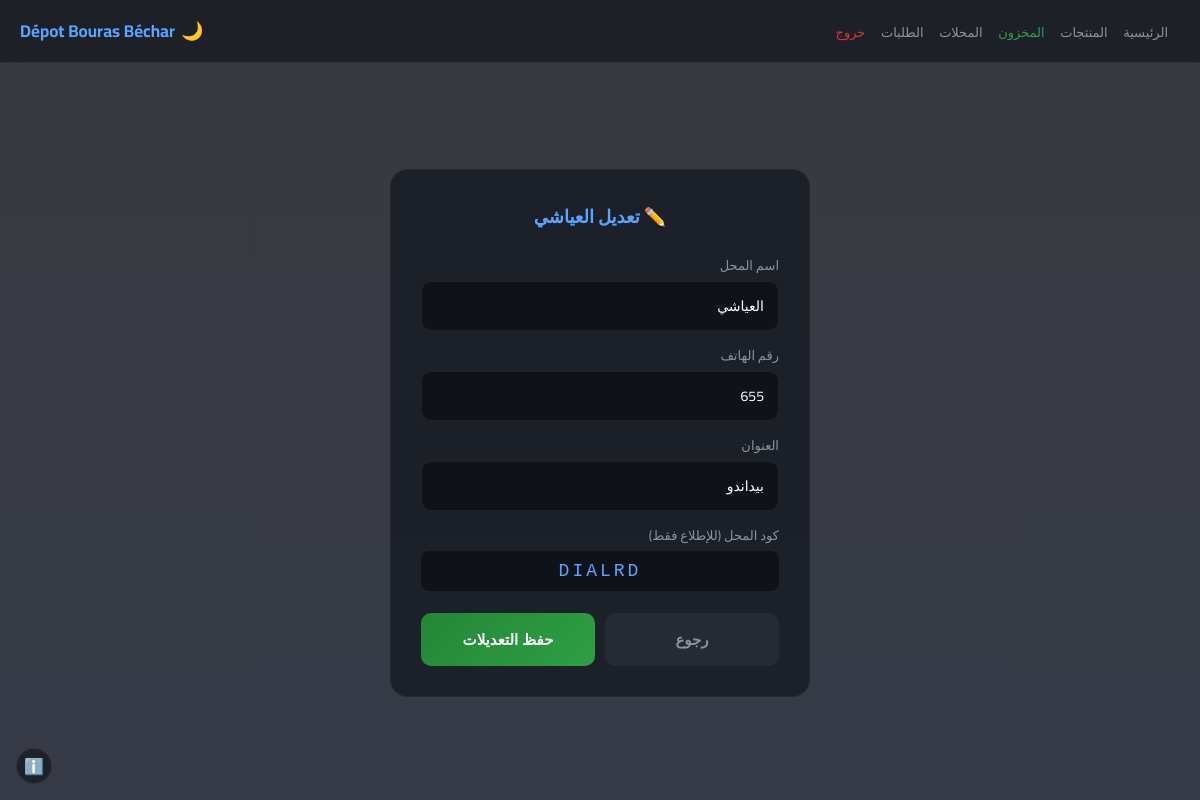
Page /admin/shops/edit/3 (signed in) on the committed database.
### app.py (models this page shows)
class Shop(db.Model):
    __tablename__ = 'shops'
    id = db.Column(db.Integer, primary_key=True)
    name = db.Column(db.String(200), nullable=False)
    code = db.Column(db.String(20), unique=True, nullable=False)
    phone = db.Column(db.String(50))
    address = db.Column(db.String(300))
    created_at = db.Column(db.DateTime, default=datetime.now)

### app.py (the view)
@app.route('/admin/shops/edit/<int:id>', methods=['GET', 'POST'])
@admin_required
def edit_shop(id):
    shop = db.session.get(Shop, id)
    if not shop:
        return redirect(url_for('manage_shops'))
    if request.method == 'POST':
        shop.name = request.form['name']
        shop.phone = request.form.get('phone', '')
        shop.address = request.form.get('address', '')
        db.session.commit()
        return redirect(url_for('manage_shops'))
    return render_template('shop_edit.html', shop=shop)

### app.py (called while the page is built)
def get_public_url():
    if app.config['PUBLIC_URL']:
        return app.config['PUBLIC_URL'].rstrip('/') + '/'
    try:
        return request.host_url
    except:
        return 'https://'

@app.context_processor
def inject_globals():
    return {
        'shop_name': app.config['SHOP_NAME'],
        'shop_tagline': app.config['SHOP_TAGLINE'],
        'public_url': get_public_url()
    }

def admin_required(f):
    @wraps(f)
    def decorated(*args, **kwargs):
        if not session.get('admin_logged_in'):
            return redirect(url_for('admin_login'))
        return f(*args, **kwargs)
    return decorated

### templates/shop_edit.html (shortened to what this page needs)
<!DOCTYPE html>
<html lang="ar" dir="rtl" data-theme="dark">
<head>
</head>
<body>
<div class="topbar">
  <div>
    <a href="{{ url_for('admin') }}">الرئيسية</a>
    <a href="{{ url_for('manage_products') }}">المنتجات</a>
    <a href="{{ url_for('manage_stock') }}" style="color:var(--accent-green)">المخزون</a>
    <a href="{{ url_for('manage_shops') }}">المحلات</a>
    <a href="{{ url_for('view_orders') }}">الطلبات</a>
    <a href="{{ url_for('admin_logout') }}" style="color:var(--accent-red)">خروج</a>
  </div>
  <div style="display:flex;align-items:center">
    <button class="theme-btn" onclick="toggleTheme()" id="themeBtn" title="تغيير الثيم">🌙</button>
    <h1><span>{{ shop_name }}</span></h1>
  </div>
</div>
<div class="container">
  <div class="card">
    <h2>✏️ تعديل {{ shop.name }}</h2>
    <form method="POST">
      <label>اسم المحل</label>
      <input type="text" name="name" value="{{ shop.name }}" required>
      <label>رقم الهاتف</label>
      <input type="text" name="phone" value="{{ shop.phone or '' }}">
      <label>العنوان</label>
      <input type="text" name="address" value="{{ shop.address or '' }}">
      <label>كود المحل (للإطلاع فقط)</label>
      <div class="code-display">{{ shop.code }}</div>
      <div class="btn-row">
        <a href="{{ url_for('manage_shops') }}" class="btn-back">رجوع</a>
        <button type="submit" class="btn-save">حفظ التعديلات</button>
      </div>
    </form>
  </div>
</div>
<button class="info-btn" onclick="showInfo()" title="معلومات الموقع">ℹ️</button>
</body>
</html>

### templates/shop_edit.html (style rules this page uses)
:root,[data-theme="dark"] { --bg:linear-gradient(rgba(11,14,20,0.82),rgba(26,31,46,0.88)),url('https://images.unsplash.com/photo-1768176136613-96a7bfc0049e?fm=jpg&q=60&w=1920');--topbar-bg:rgba(11,14,20,0.55);--card-bg:rgba(22,27,34,0.8);--card-border:rgba(255,255,255,0.04);--text:#fff;--text-muted:#8B949E;--text-dim:#484F58;--accent:#58A6FF;--accent-green:#2EA043;--accent-red:#DA3633;--btn-bg:rgba(48,54,61,0.5);--btn-hover:rgba(88,166,255,0.15);--input-bg:rgba(13,17,23,0.8);--input-border:rgba(48,54,61,0.5);--border:rgba(255,255,255,0.08);--shadow:0 25px 60px rgba(0,0,0,0.5) }
* { margin:0;padding:0;box-sizing:border-box }
.info-btn { position:fixed;bottom:16px;left:16px;z-index:999;width:36px;height:36px;border-radius:50%;background:var(--topbar-bg);backdrop-filter:blur(8px);border:1px solid var(--border);color:var(--text-muted);font-size:16px;cursor:pointer;display:flex;align-items:center;justify-content:center;transition:all 0.2s }
body { font-family:'Cairo',sans-serif;background:var(--bg);background-size:cover;background-position:center;background-attachment:fixed;color:var(--text);min-height:100vh;transition:background 0.3s,color 0.3s }
.topbar { background:var(--topbar-bg);backdrop-filter:blur(12px);padding:14px 20px;display:flex;justify-content:space-between;align-items:center;border-bottom:1px solid var(--border);position:sticky;top:0;z-index:50;transition:background 0.3s }
.topbar h1 { font-size:17px;font-weight:700 }
.topbar h1 span { color:var(--accent) }
.topbar a { color:var(--text-muted);text-decoration:none;font-size:13px;margin-right:12px }
.theme-btn { background:none;border:none;color:var(--text-muted);font-size:18px;cursor:pointer;padding:6px;border-radius:10px;transition:all 0.2s;margin-right:12px }
.container { display:flex;align-items:center;justify-content:center;padding:40px 20px;min-height:calc(100vh - 60px) }
.card { background:var(--card-bg);border:1px solid var(--card-border);border-radius:18px;padding:30px;width:420px;max-width:90%;transition:background 0.3s }
.card h2 { font-size:18px;font-weight:700;margin-bottom:20px;text-align:center;color:var(--accent) }
label { display:block;color:var(--text-muted);font-size:13px;margin-bottom:4px;margin-top:12px }
input { width:100%;padding:11px 14px;background:var(--input-bg);border:1px solid var(--input-border);border-radius:10px;color:var(--text);font-size:14px;font-family:'Cairo',sans-serif;box-sizing:border-box;transition:all 0.2s }
.btn-row { display:flex;gap:10px;margin-top:22px }
.btn-save { flex:1;padding:12px;background:linear-gradient(135deg,#238636,#2EA043);border:none;border-radius:10px;color:#fff;font-size:15px;font-weight:700;cursor:pointer;transition:all 0.2s }
.btn-back { flex:1;padding:12px;background:rgba(48,54,61,0.5);border:none;border-radius:10px;color:var(--text-muted);font-size:15px;font-weight:700;cursor:pointer;text-decoration:none;text-align:center;transition:all 0.2s }
.code-display { background:var(--input-bg);padding:10px;border-radius:8px;text-align:center;font-family:monospace;color:var(--accent);font-size:18px;letter-spacing:3px;margin-top:4px }

### rows in the picture
Shop: name "العياشي", phone "655", address "بيداندو", code "DIALRD"

### other values in the picture
{{ shop_name }} "Dépot Bouras Béchar"
